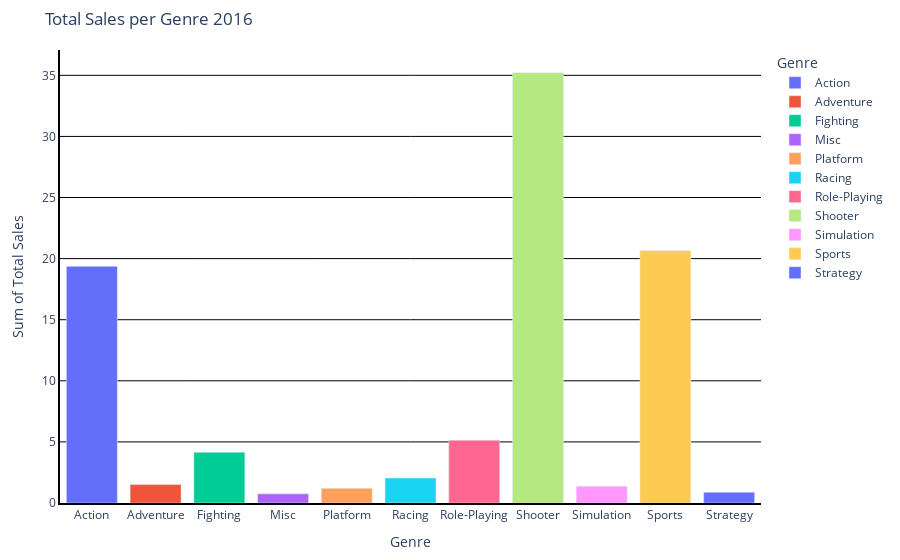

Source (notebook cell):
### Markdown cell above
Code Meaning:

### Code cell
g_bar_2016 = px.bar(g_2016,x='genre', y='total_sales_sum',labels={"total_sales_sum": "Sum of Total Sales", "genre": "Genre"}, title='Total Sales per Genre 2016', color='genre')
g_bar_2016.update_layout(plot_bgcolor='white', yaxis=dict(showgrid=True, gridcolor='black'), margin=dict(l=60, r=60, t=50, b=50))
g_bar_2016.update_xaxes(showline=True, linewidth=2, linecolor='black')
g_bar_2016.update_yaxes(showline=True, linewidth=2, linecolor='black')
g_bar_2016.show()

### Figure 1 — Plotly figure (JSON) as saved in the notebook; plotly's stock layout.template omitted (floating-point values rounded to 4 significant figures)
{"data": [{"alignmentgroup": "True", "hovertemplate": "Genre=%{x}<br>Sum of Total Sales=%{y}<extra></extra>", "legendgroup": "Action", "marker": {"color": "#636efa", "pattern": {"shape": ""}}, "name": "Action", "offsetgroup": "Action", "orientation": "v", "showlegend": true, "textposition": "auto", "type": "bar", "x": ["Action"], "xaxis": "x", "y": [19.37], "yaxis": "y"}, {"alignmentgroup": "True", "hovertemplate": "Genre=%{x}<br>Sum of Total Sales=%{y}<extra></extra>", "legendgroup": "Adventure", "marker": {"color": "#EF553B", "pattern": {"shape": ""}}, "name": "Adventure", "offsetgroup": "Adventure", "orientation": "v", "showlegend": true, "textposition": "auto", "type": "bar", "x": ["Adventure"], "xaxis": "x", "y": [1.51], "yaxis": "y"}, {"alignmentgroup": "True", "hovertemplate": "Genre=%{x}<br>Sum of Total Sales=%{y}<extra></extra>", "legendgroup": "Fighting", "marker": {"color": "#00cc96", "pattern": {"shape": ""}}, "name": "Fighting", "offsetgroup": "Fighting", "orientation": "v", "showlegend": true, "textposition": "auto", "type": "bar", "x": ["Fighting"], "xaxis": "x", "y": [4.15], "yaxis": "y"}, {"alignmentgroup": "True", "hovertemplate": "Genre=%{x}<br>Sum of Total Sales=%{y}<extra></extra>", "legendgroup": "Misc", "marker": {"color": "#ab63fa", "pattern": {"shape": ""}}, "name": "Misc", "offsetgroup": "Misc", "orientation": "v", "showlegend": true, "textposition": "auto", "type": "bar", "x": ["Misc"], "xaxis": "x", "y": [0.75], "yaxis": "y"}, {"alignmentgroup": "True", "hovertemplate": "Genre=%{x}<br>Sum of Total Sales=%{y}<extra></extra>", "legendgroup": "Platform", "marker": {"color": "#FFA15A", "pattern": {"shape": ""}}, "name": "Platform", "offsetgroup": "Platform", "orientation": "v", "showlegend": true, "textposition": "auto", "type": "bar", "x": ["Platform"], "xaxis": "x", "y": [1.2], "yaxis": "y"}, {"alignmentgroup": "True", "hovertemplate": "Genre=%{x}<br>Sum of Total Sales=%{y}<extra></extra>", "legendgroup": "Racing", "marker": {"color": "#19d3f3", "pattern": {"shape": ""}}, "name": "Racing", "offsetgroup": "Racing", "orientation": "v", "showlegend": true, "textposition": "auto", "type": "bar", "x": ["Racing"], "xaxis": "x", "y": [2.04], "yaxis": "y"}, {"alignmentgroup": "True", "hovertemplate": "Genre=%{x}<br>Sum of Total Sales=%{y}<extra></extra>", "legendgroup": "Role-Playing", "marker": {"color": "#FF6692", "pattern": {"shape": ""}}, "name": "Role-Playing", "offsetgroup": "Role-Playing", "orientation": "v", "showlegend": true, "textposition": "auto", "type": "bar", "x": ["Role-Playing"], "xaxis": "x", "y": [5.14], "yaxis": "y"}, {"alignmentgroup": "True", "hovertemplate": "Genre=%{x}<br>Sum of Total Sales=%{y}<extra></extra>", "legendgroup": "Shooter", "marker": {"color": "#B6E880", "pattern": {"shape": ""}}, "name": "Shooter", "offsetgroup": "Shooter", "orientation": "v", "showlegend": true, "textposition": "auto", "type": "bar", "x": ["Shooter"], "xaxis": "x", "y": [35.22], "yaxis": "y"}, {"alignmentgroup": "True", "hovertemplate": "Genre=%{x}<br>Sum of Total Sales=%{y}<extra></extra>", "legendgroup": "Simulation", "marker": {"color": "#FF97FF", "pattern": {"shape": ""}}, "name": "Simulation", "offsetgroup": "Simulation", "orientation": "v", "showlegend": true, "textposition": "auto", "type": "bar", "x": ["Simulation"], "xaxis": "x", "y": [1.38], "yaxis": "y"}, {"alignmentgroup": "True", "hovertemplate": "Genre=%{x}<br>Sum of Total Sales=%{y}<extra></extra>", "legendgroup": "Sports", "marker": {"color": "#FECB52", "pattern": {"shape": ""}}, "name": "Sports", "offsetgroup": "Sports", "orientation": "v", "showlegend": true, "textposition": "auto", "type": "bar", "x": ["Sports"], "xaxis": "x", "y": [20.66], "yaxis": "y"}, {"alignmentgroup": "True", "hovertemplate": "Genre=%{x}<br>Sum of Total Sales=%{y}<extra></extra>", "legendgroup": "Strategy", "marker": {"color": "#636efa", "pattern": {"shape": ""}}, "name": "Strategy", "offsetgroup": "Strategy", "orientation": "v", "showlegend": true, "textposition": "auto", "type": "bar", "x": ["Strategy"], "xaxis": "x", "y": [0.88], "yaxis": "y"}], "layout": {"barmode": "relative", "legend": {"title": {"text": "Genre"}, "tracegroupgap": 0}, "margin": {"b": 50, "l": 60, "r": 60, "t": 50}, "plot_bgcolor": "white", "title": {"text": "Total Sales per Genre 2016"}, "xaxis": {"anchor": "y", "categoryarray": ["Action", "Adventure", "Fighting", "Misc", "Platform", "Racing", "Role-Playing", "Shooter", "Simulation", "Sports", "Strategy"], "categoryorder": "array", "domain": [0, 1], "linecolor": "black", "linewidth": 2, "showline": true, "title": {"text": "Genre"}}, "yaxis": {"anchor": "x", "domain": [0, 1], "gridcolor": "black", "linecolor": "black", "linewidth": 2, "showgrid": true, "showline": true, "title": {"text": "Sum of Total Sales"}}}}
